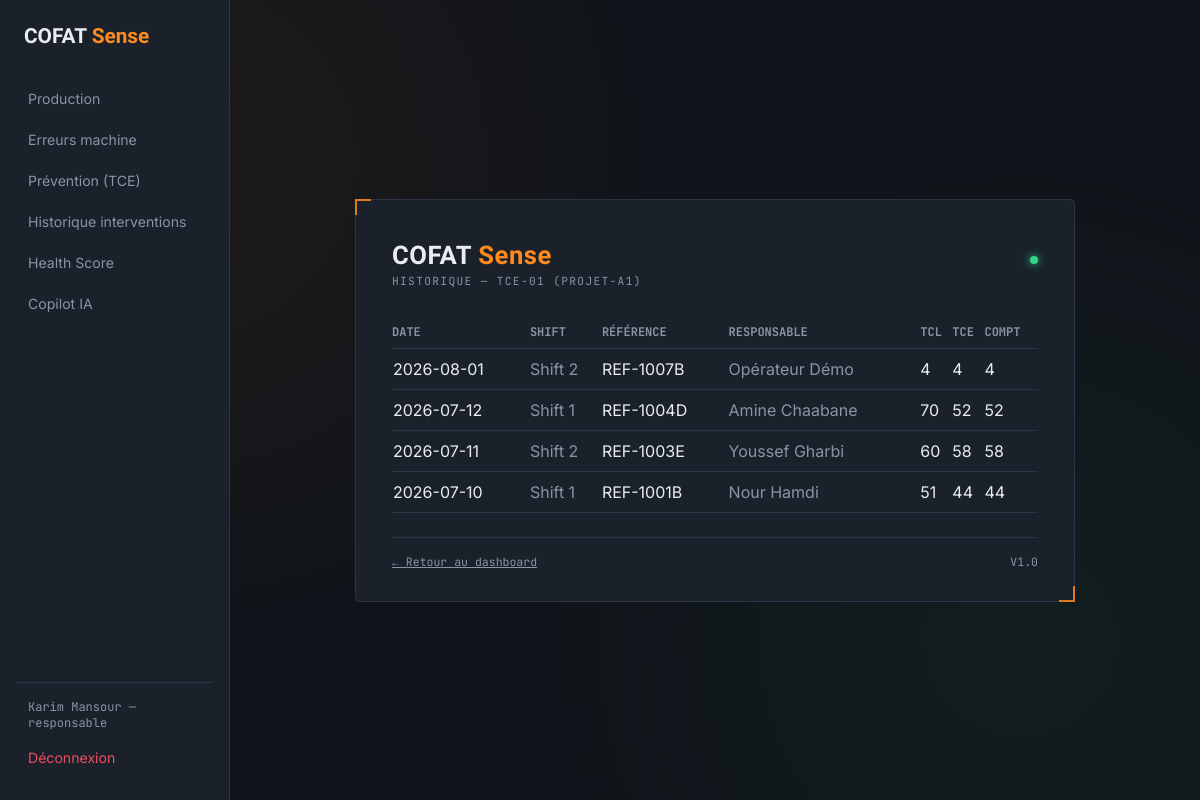
/production/machine/1 (signed in), run on the app's committed database.
### app/models.py (models this page shows, shortened)
class User(UserMixin, db.Model):
    __tablename__ = "users"
    id = db.Column(db.Integer, primary_key=True)
    matricule = db.Column(db.String(20), unique=True, nullable=False)
    nom = db.Column(db.String(80), nullable=False)
    prenom = db.Column(db.String(80), nullable=False)
    email = db.Column(db.String(120), unique=True, nullable=False, index=True)
    password_hash = db.Column(db.String(255), nullable=False)
    role = db.Column(db.Enum(Role), nullable=False, default=Role.TECHNICIEN)
    actif = db.Column(db.Boolean, default=True, nullable=False)
    date_creation = db.Column(db.DateTime, default=datetime.utcnow)
    derniere_connexion = db.Column(db.DateTime, nullable=True)
    @property
    def nom_complet(self) -> str:
        return f"{self.prenom} {self.nom}"

class Machine(db.Model):
    __tablename__ = "machines"
    id = db.Column(db.Integer, primary_key=True)
    code = db.Column(db.String(50), unique=True, nullable=False)
    nom = db.Column(db.String(100), nullable=True)
    ligne = db.Column(db.String(50), nullable=True)
    groupe = db.Column(db.String(50), nullable=True)
    uap = db.Column(db.String(20), nullable=True)
    actif = db.Column(db.Boolean, default=True)
    seuil_comptage = db.Column(db.Integer, nullable=True)
    productions = db.relationship("ProductionRecord", back_populates="machine")

class ProductionRecord(db.Model):
    __tablename__ = "production_records"
    id = db.Column(db.Integer, primary_key=True)
    machine_id = db.Column(db.Integer, db.ForeignKey("machines.id"), nullable=False)
    date = db.Column(db.Date, nullable=False)
    shift = db.Column(db.String(20), nullable=False)
    reference = db.Column(db.String(50), nullable=False)
    responsable = db.Column(db.String(120), nullable=True)
    tcl = db.Column(db.Integer, default=0)
    tce = db.Column(db.Integer, default=0)
    compt = db.Column(db.Integer, default=0)
    machine = db.relationship("Machine", back_populates="productions")

### app/production/routes.py (the view)
@production_bp.route("/machine/<int:machine_id>")
@login_required
def historique_machine(machine_id):
    machine = Machine.query.get_or_404(machine_id)
    enregistrements = (
        ProductionRecord.query
        .filter_by(machine_id=machine_id)
        .order_by(ProductionRecord.date.desc())
        .all()
    )
    return render_template(
        "production/historique.html", machine=machine, enregistrements=enregistrements
    )

### app/templates/production/historique.html (shortened to what this page needs)
{% extends "base.html" %}
{% block content %}
<div class="panel" style="width: min(720px, 100%);">
  <div class="panel-header">
    <span class="brand">COFAT <span>Sense</span></span>
    <span class="status-dot"></span>
  </div>
  <p class="eyebrow">Historique — {{ machine.code }} ({{ machine.ligne or "-" }})</p>
  <table style="width:100%; border-collapse: collapse; margin-top: 10px;">
    <thead>
      <tr style="text-align:left; border-bottom: 1px solid var(--border);">
        <th style="padding: 8px 0; color: var(--text-muted); font-family: var(--font-mono); font-size: 0.75rem;">DATE</th>
        <th style="padding: 8px 0; color: var(--text-muted); font-family: var(--font-mono); font-size: 0.75rem;">SHIFT</th>
        <th style="padding: 8px 0; color: var(--text-muted); font-family: var(--font-mono); font-size: 0.75rem;">RÉFÉRENCE</th>
<th style="padding: 8px 0; color: var(--text-muted); font-family: var(--font-mono); font-size: 0.75rem;">RESPONSABLE</th>
        <th style="padding: 8px 0; color: var(--text-muted); font-family: var(--font-mono); font-size: 0.75rem;">TCL</th>
        <th style="padding: 8px 0; color: var(--text-muted); font-family: var(--font-mono); font-size: 0.75rem;">TCE</th>
        <th style="padding: 8px 0; color: var(--text-muted); font-family: var(--font-mono); font-size: 0.75rem;">COMPT</th>
      </tr>
    </thead>
    <tbody>
      {% for e in enregistrements %}
      <tr style="border-bottom: 1px solid var(--border);">
        <td style="padding:ou 10px 0;">{{ e.date }}</td>
        <td style="padding: 10px 0; color: var(--text-muted);">{{ e.shift }}</td>
        <td style="padding: 10px 0;">{{ e.reference }}</td>
        <td style="padding: 10px 0; color: var(--text-muted);">{{ e.responsable or "-" }}</td>
        <td style="padding: 10px 0;">{{ e.tcl }}</td>
        <td style="padding: 10px 0;">{{ e.tce }}</td>
        <td style="padding: 10px 0;">{{ e.compt }}</td>
      </tr>
      {% else %}
      <tr><td colspan="7" style="padding: 20px 0; color: var(--text-muted);">Aucun enregistrement pour cette machine.</td></tr>
      {% endfor %}
    </tbody>
  </table>
  <div class="panel-footer">
    <a href="{{ url_for('production.dashboard') }}" style="color: var(--text-muted);">← Retour au dashboard</a>
    <span>V1.0</span>
  </div>
</div>
{% endblock %}

### app/templates/base.html (shortened to what this page needs)
<!doctype html>
<html lang="fr">
<head>
  <link rel="stylesheet" href="{{ url_for('static', filename='css/style.css') }}">
</head>
<body>
  {% if current_user.is_authenticated %}
  <nav class="sidebar">
    <div class="sidebar-brand">COFAT <span>Sense</span></div>
    <a href="{{ url_for('production.dashboard') }}" class="nav-link">Production</a>
    <a href="{{ url_for('maintenance.liste_erreurs') }}" class="nav-link">Erreurs machine</a>
    <a href="{{ url_for('maintenance.prevention_dashboard') }}" class="nav-link">Prévention (TCE)</a>
    <a href="{{ url_for('maintenance.historique_interventions') }}" class="nav-link">Historique interventions</a>
    <a href="{{ url_for('health.dashboard') }}" class="nav-link">Health Score</a>
    <a href="{{ url_for('copilot.dashboard') }}" class="nav-link">Copilot IA</a>
    <div class="sidebar-footer">
      <span class="sidebar-user">{{ current_user.nom_complet }} — {{ current_user.role.value }}</span>
      <a href="{{ url_for('auth.logout') }}" class="nav-link nav-link--logout">Déconnexion</a>
    </div>
  </nav>
  {% endif %}
  <div class="page-content">
    {% block content %}{% endblock %}
  </div>
</body>
</html>

### app/static/css/style.css (style rules this page uses)
:root { --bg-base: #10141a; --bg-panel: #1a212b; --bg-panel-raised: #212a37; --border: #2b3543; --text-primary: #e9edf2; --text-muted: #8a94a3; --accent: #ff8a1e; --accent-dim: #d9720f; --ok: #35d68a; --danger: #ef4d5e; --font-display: "Barlow Condensed", sans-serif; --font-body: "Inter", sans-serif; --font-mono: "JetBrains Mono", monospace; }
* { box-sizing: border-box; }
body { margin: 0; min-height: 100vh; background: var(--bg-base); background-image: radial-gradient(circle at 15% 20%, rgba(255, 138, 30, 0.06), transparent 40%), radial-gradient(circle at 85% 80%, rgba(53, 214, 138, 0.05), transparent 40%); color: var(--text-primary); font-family: var(--font-body); display: flex; align-items: stretch; justify-content: flex-start; padding: 0; }
.page-content { flex: 1; display: flex; align-items: center; justify-content: center; padding: 40px 24px; min-height: 100vh; }
.sidebar { width: 230px; flex-shrink: 0; background: var(--bg-panel); border-right: 1px solid var(--border); padding: 24px 16px; display: flex; flex-direction: column; gap: 4px; }
.sidebar-brand { font-family: var(--font-display); font-weight: 700; font-size: 1.3rem; margin-bottom: 28px; padding: 0 8px; }
.sidebar-brand span { color: var(--accent); }
.nav-link { color: var(--text-muted); text-decoration: none; padding: 10px 12px; border-radius: 4px; font-size: 0.88rem; transition: background 0.15s ease, color 0.15s ease; }
.sidebar-footer { margin-top: auto; padding-top: 16px; border-top: 1px solid var(--border); display: flex; flex-direction: column; gap: 8px; }
.sidebar-user { font-family: var(--font-mono); font-size: 0.75rem; color: var(--text-muted); padding: 0 12px; }
.nav-link--logout { color: var(--danger); }
.panel { position: relative; width: min(400px, 100%); background: var(--bg-panel); border: 1px solid var(--border); border-radius: 4px; padding: 40px 36px 32px; }
.panel::before, .panel::after { content: ""; position: absolute; width: 14px; height: 14px; border: 2px solid var(--accent); opacity: 0.85; }
.panel::before { top: -1px; left: -1px; border-right: none; border-bottom: none; }
.panel::after { bottom: -1px; right: -1px; border-left: none; border-top: none; }
.panel-header { display: flex; align-items: baseline; justify-content: space-between; margin-bottom: 4px; }
.brand { font-family: var(--font-display); font-weight: 700; font-size: 1.6rem; letter-spacing: 0.02em; color: var(--text-primary); }
.brand span { color: var(--accent); }
.status-dot { width: 8px; height: 8px; border-radius: 50%; background: var(--ok); box-shadow: 0 0 8px var(--ok); display: inline-block; }
.eyebrow { font-family: var(--font-mono); font-size: 0.7rem; letter-spacing: 0.12em; text-transform: uppercase; color: var(--text-muted); margin: 0 0 28px; }
.panel-footer { margin-top: 24px; padding-top: 16px; border-top: 1px solid var(--border); font-family: var(--font-mono); font-size: 0.72rem; color: var(--text-muted); display: flex; justify-content: space-between; }
:root { --cat-mecanique-bg: #eef2ff; --cat-mecanique-border: #6366f1; --cat-mecanique-text: #4338ca; --cat-electrique-bg: #fff7ed; --cat-electrique-border: #f59e0b; --cat-electrique-text: #b45309; --cat-pneumatique-bg: #ecfeff; --cat-pneumatique-border: #06b6d4; --cat-pneumatique-text: #0e7490; --cat-informatique-bg: #faf5ff; --cat-informatique-border: #a855f7; --cat-informatique-text: #7e22ce; --cat-securite-bg: #fef2f2; --cat-securite-border: #ef4444; --cat-securite-text: #b91c1c; }

### data on the page
User: nom_complet "Karim Mansour", role.value "responsable"
Machine: code "TCE-01", ligne "PROJET-A1"
ProductionRecord: date "2026-08-01", shift "Shift 2", reference "REF-1007B", responsable "Opérateur Démo", tcl "4", tce "4", compt "4"
ProductionRecord: date "2026-07-12", shift "Shift 1", reference "REF-1004D", responsable "Amine Chaabane", tcl "70", tce "52", compt "52"
ProductionRecord: date "2026-07-11", shift "Shift 2", reference "REF-1003E", responsable "Youssef Gharbi", tcl "60", tce "58", compt "58"
ProductionRecord: date "2026-07-10", shift "Shift 1", reference "REF-1001B", responsable "Nour Hamdi", tcl "51", tce "44", compt "44"
